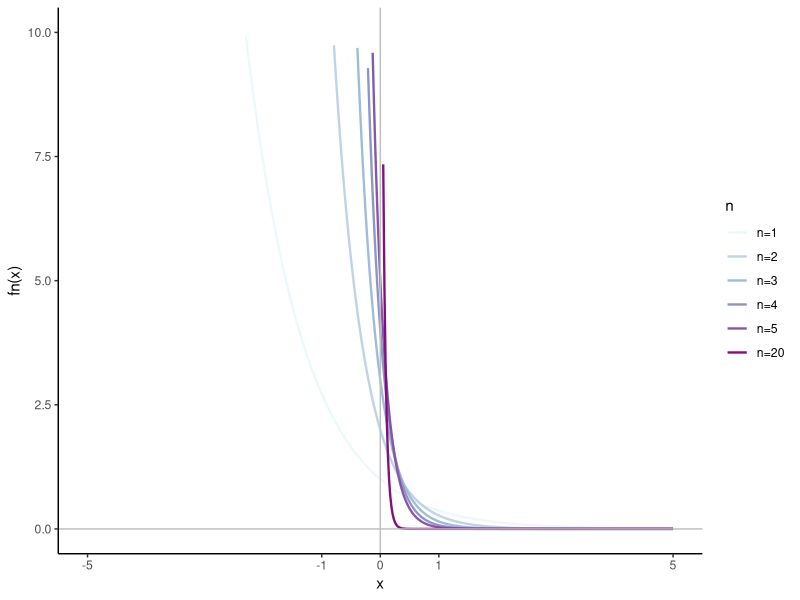
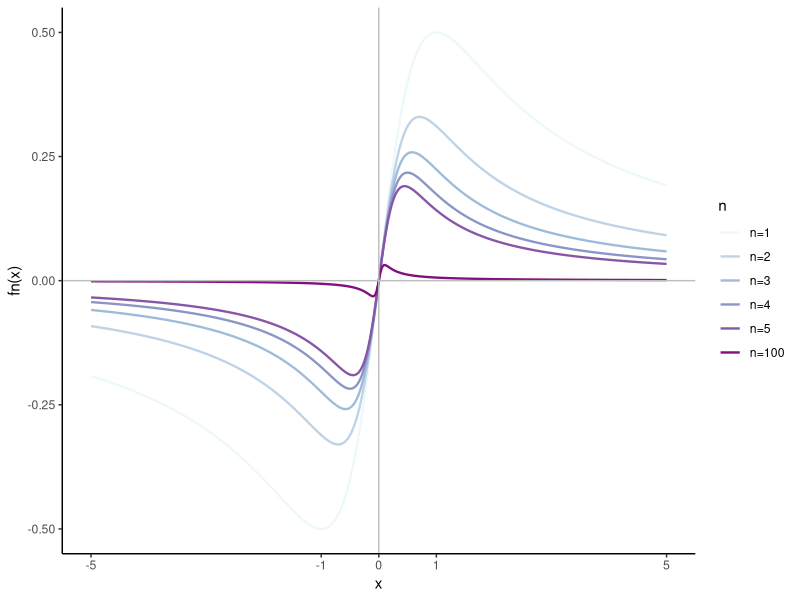
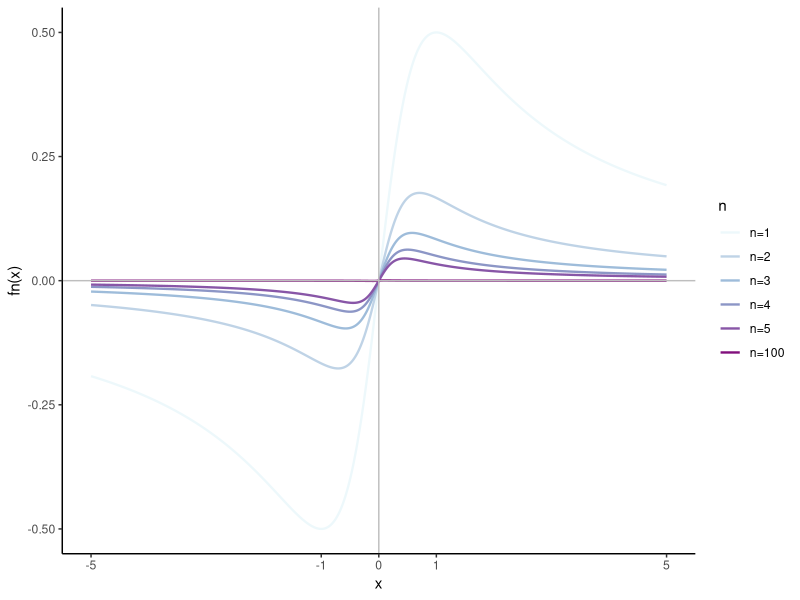
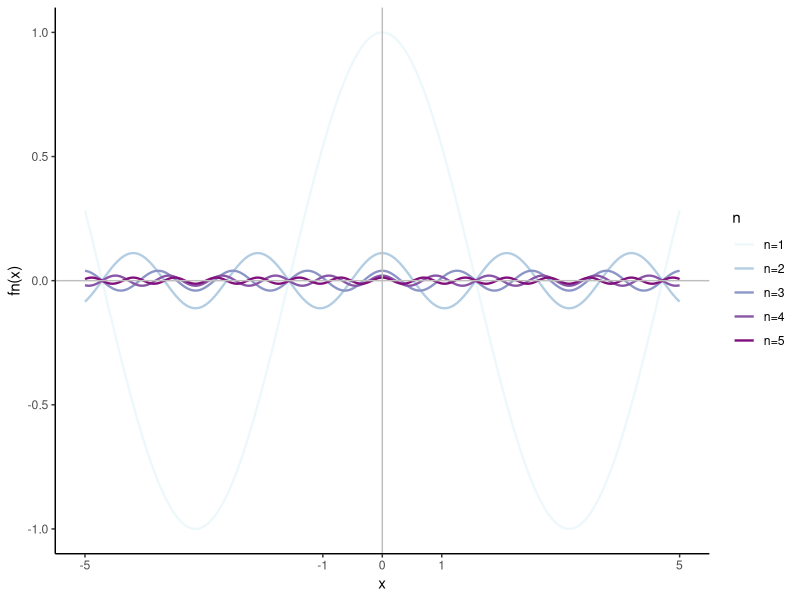
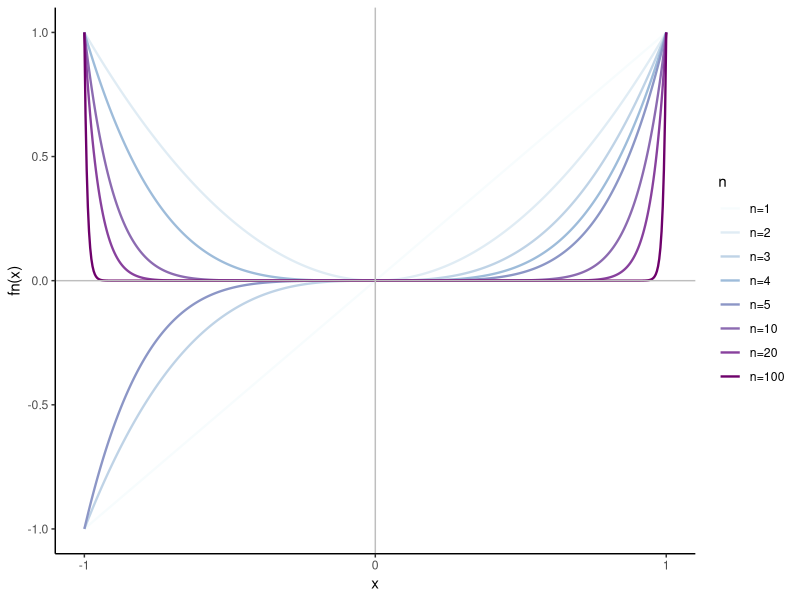
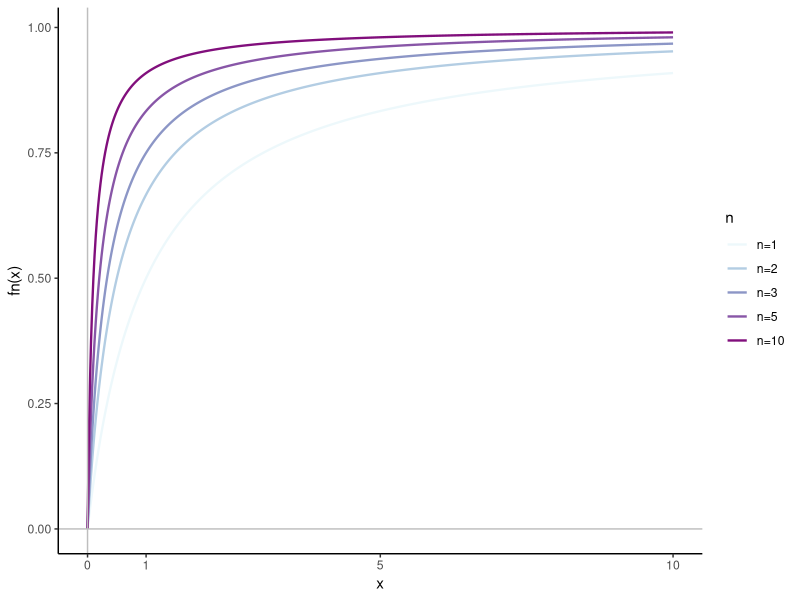
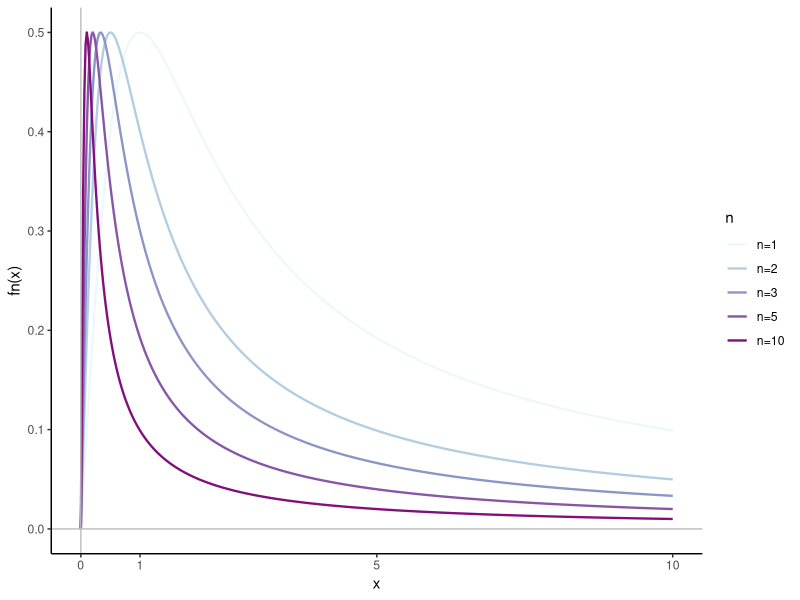
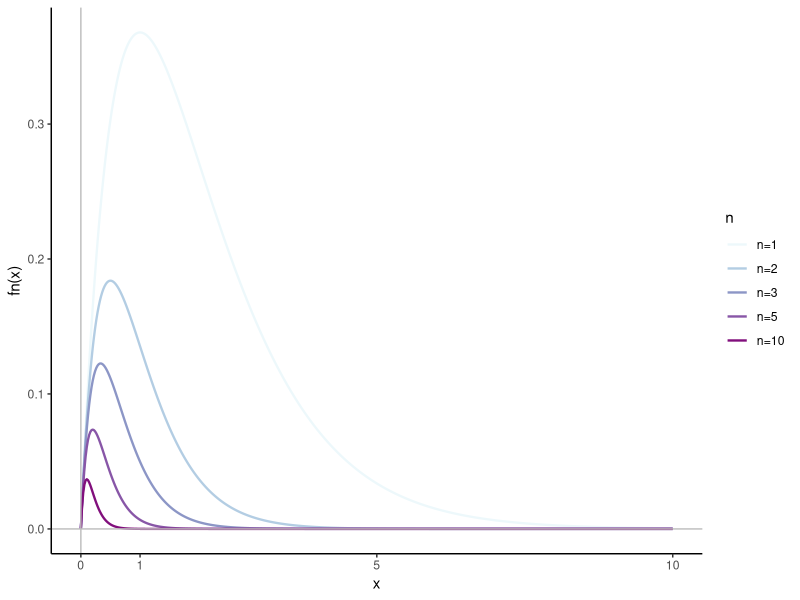

Reproduce these figures in R, in order.
## ---- chunk 1
knitr::opts_chunk$set(echo = F, message=FALSE, warning=FALSE,
                      fig.width = 6, fig.height = 4)

## ---- chunk 2
# 2/17/2019
library(ggplot2)
library(data.table)
# the plot function
plot.f <- function(f, 
                   N_range =c(1, 2, 3, 5, 10), # the range of N in Z+
                   xaxis_range = c(0, 10), # the x-axis range
                   y1 = NA, y2 = NA, # the y-axis range
                   n_points = 500) # how many points for each line
  {
  # N in Z+, how many N to show? 
  # N = c(1:5,10,20,100)
  if (any(N_range < 1)) stop("Check N range \n")
  # the x-axis range is default to be between 0, 10, need to change accordingly 
  if (length(xaxis_range)!=2) stop("Check x axis input \n")
  x <- seq(from = xaxis_range[1] , to = xaxis_range[2], length.out = n_points)
  # create a wide table, each N is a column
  df <- as.data.table(cbind(x, sapply(N_range, f, x = x)))
  setnames(df, c("x", paste0("n=",N_range))) 
  df.m1 <- melt(df, measure.vars = paste0("n=",N_range))
  names(df.m1) <- c("x", "n", "y")
  df.m1[, n:=as.factor(n)]
  ggplot(data = df.m1, aes(x=x, y=y, color = n, group = n))  + 
    geom_line(lwd = 0.8) + 
    geom_vline(xintercept = 0, color = 'grey') +
    geom_hline(yintercept = 0, color = 'grey') + 
    theme_classic() + 
    scale_color_brewer(palette="BuPu")+
    # scale_color_grey() +
    labs(y = 'fn(x)') + 
    scale_x_continuous(breaks = c(-10, -5, -1, 0, 1, 5,10))+  # x breaks won't go beyond this range I suppose + 
    scale_y_continuous(limits = c(y1, y2))
}

## ---- chunk 3
f.29 <- function(x,n) n*exp(-n*x)
plot.f(f.29,  N_range =c(1, 2, 3, 4, 5, 20), xaxis_range = c(-5, 5), y2 = 10)
## ---- chunk 4
f.30 <- function(x,n,a = 0.1) x/(n^a*(1 + n*x^2))
plot.f(f.30,  N_range =c(1, 2, 3, 4, 5, 100), xaxis_range = c(-5, 5))
## ---- chunk 5
f.30 <- function(x,n,a = 1) x/(n^a*(1 + n*x^2))
plot.f(f.30,  N_range =c(1, 2, 3, 4, 5, 100), xaxis_range = c(-5, 5))
## ---- chunk 6
f.probC <- function(x,n) {cos((2*n-1)*x) / (2*n-1)^2}
plot.f(f.probC,  N_range =c(1, 2, 3, 4, 5), xaxis_range = c(-5, 5))
## ---- chunk 7
# functions for HW3 P147. 9, plot those convergent functions 
f.a <- function(x,n)(x^n)
f.b <- function(x,n)(n^2*x/((1-x^2)^n))
f.c <- function(x,n)(n*x/(1+n*x))
f.d <- function(x,n){n*x/(1+(n*x)^2)}
f.e <- function(x,n){x*exp(-n*x)}
f.f <- function(x,n){n*x*exp(-n*x)}

## ---- chunk 8
plot.f(f = f.a, xaxis_range = c(-1,1), N_range = c(1:5, 10,20,100))
## ---- chunk 9
plot.f(f = f.c)
## ---- chunk 10
plot.f(f.d)
## ---- chunk 11
plot.f(f.e)
## ---- chunk 12
plot.f(f.f)
## ---- chunk 13
# HW3. Prob B
x = c(-1,-1/2,1/2,1)
x2 = c(-1,-1/3,1/3,1)
x3 = c(-1,-1/6,1/6,1)
y = c(0,0,1,1)
df <- as.data.frame(cbind(x,x2,x3, y))
# '#DCEDC8','#42B3D5' ,'#1A237E'
ggplot(data=df, aes(x=x,y=y))  + 
  geom_line(lwd = 1, color = '#DCEDC8') + 
  geom_line(data = df, aes(x = x2, y = y), color = '#42B3D5', lwd = 0.7) + 
  geom_line(data = df, aes(x = x3, y = y), color = '#1A237E', lwd = 0.4) + 
  geom_vline(xintercept = 0, color = 'grey') +
  geom_hline(yintercept = 0, color = 'grey') + 
  scale_y_continuous(limits = c(0,1.2)) +
  scale_x_continuous(limits = c(-1.5,1.5), breaks = c(-1,-1/2,1/2,1),labels = c(-1, "-1/n", "1/n", 1))+
  labs(y = 'fn(x)') + 
  theme_classic() 
